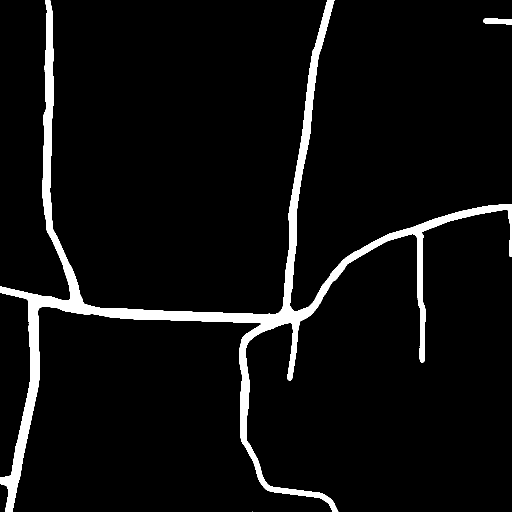
#> input picture Trabalho1/images/100712_mask.png, 1024 x 1024 px, given in place of 100712_sat.jpg, which was not available (shown at 1/2 size)
$ python main.py
#> lines starting #> are read from the running program, lines starting #| are printed output that depends on the picture; after the words box and inside, x2 and y2 are one past the last pixel; in counts of white or black regions, pixels touching at a corner belong together; pictures that were not available may be replaced by others from this repository, and a replacement may not be noted
### video.py
import cv2
import os


class VideoMaker:
    def __init__(self, title, image_path):
        self.IGNOREDFRAMES = 64
        self.title = title
        self.frame = cv2.imread(os.path.join("images", image_path))
        self.video = cv2.VideoWriter(
            f"{self.title}.mp4",
            cv2.VideoWriter_fourcc(*"mp4v"),
            64,
            (self.frame.shape[1], self.frame.shape[0]),
        )
        self.video.write(self.frame)
        self.changes_count = 0

    def change_pixel(self, x, y, color):
        self.frame[y, x] = color
        self.changes_count += 1
        if self.changes_count % self.IGNOREDFRAMES == 0:
            self.video.write(self.frame)

    def release(self):
        self.video.release()
        cv2.destroyAllWindows()

### searches.py
import os
from video import VideoMaker
import heapq
import cv2
import numpy as np
from enum import Enum


class Color(Enum):
    WHITE = (255, 255, 255)
    BLACK = (0, 0, 0)
    GREEN = (0, 255, 0)
    BLUE = (255, 0, 0)
    RED = (0, 0, 255)
    # VISITED = (247, 154, 187)
    # PATH = (104, 175, 224)
    # BLOCKED = (142, 118, 247)
    VISITED = GREEN
    PATH = BLUE
    BLOCKED = RED


def distance(a, b):
    return ((a[0] - b[0]) ** 2 + (a[1] - b[1]) ** 2) ** 0.5


DIRECTIONS = [(-1, 0), (1, 0), (0, -1), (0, 1)]  # Up, Down, Left, Right


def bfs(origin, target, image_num):
    # O vídeo usa a imagem satélite como fundo
    video_maker = VideoMaker("bfs_Visualization", image_num + "_sat.jpg")
    # A máscara é usada para determinar onde pode ou não andar
    image = cv2.imread(os.path.join("images", image_num + "_mask.png"))
    queue = [origin]
    visited_by = {origin: None}
    image[origin[1], origin[0]] = Color.VISITED.value

    while queue:
        current = queue.pop(0)
        if current == target:
            break
        for direction in DIRECTIONS:
            neighbor = (current[0] + direction[0], current[1] + direction[1])
            # Se cai fora da imagem, ignora
            if 0 <= neighbor[0] < image.shape[1] and 0 <= neighbor[1] < image.shape[0]:
                # Se é branco (caminho livre) e não foi visitado ainda
                if np.array_equal(image[neighbor[1], neighbor[0]], Color.WHITE.value):
                    queue.append(neighbor)
                    visited_by[neighbor] = current
                    image[neighbor[1], neighbor[0]] = (
                        Color.VISITED.value
                    )  # Mark as visited
                    video_maker.change_pixel(
                        neighbor[0], neighbor[1], Color.VISITED.value
                    )
                # Se é preto (bloco), marca como bloqueado em vermelhinho no vídeo
                elif np.array_equal(image[neighbor[1], neighbor[0]], Color.BLACK.value):
                    video_maker.change_pixel(
                        neighbor[0], neighbor[1], Color.BLOCKED.value
                    )

    # Reconstrói o caminho
    pathnode = target
    custo_caminho = 1
    video_maker.IGNOREDFRAMES = 16
    while pathnode != None:
        video_maker.change_pixel(pathnode[0], pathnode[1], Color.PATH.value)
        # To make the path more visible, color all neighbors too
        for direction in DIRECTIONS:
            neighbor = (pathnode[0] + direction[0], pathnode[1] + direction[1])
            if 0 <= neighbor[0] < image.shape[1] and 0 <= neighbor[1] < image.shape[0]:
                video_maker.change_pixel(neighbor[0], neighbor[1], Color.PATH.value)
        pathnode = visited_by.get(pathnode, None)
        custo_caminho += 1

    # Finaliza o vídeo
    video_maker.release()
    print("Custo do caminho BFS: ", custo_caminho)


def dfs(origin, target, image_num):
    # O vídeo usa a imagem satélite como fundo
    video_maker = VideoMaker("dfs_Visualization", image_num + "_sat.jpg")
    # A máscara é usada para determinar onde pode ou não andar
    image = cv2.imread(os.path.join("images", image_num + "_mask.png"))
    stack = [origin]
    visited_by = {origin: None}
    cost = {origin: 0}
    image[origin[1], origin[0]] = Color.VISITED.value

    while stack:
        current = stack.pop(-1)
        if current == target:
            break
        for direction in DIRECTIONS:
            neighbor = (current[0] + direction[0], current[1] + direction[1])
            # Se cai fora da imagem, ignora
            if 0 <= neighbor[0] < image.shape[1] and 0 <= neighbor[1] < image.shape[0]:
                # Se é branco (caminho livre) e não foi visitado ainda
                if np.array_equal(image[neighbor[1], neighbor[0]], Color.WHITE.value):
                    stack.append(neighbor)

                    cost[neighbor] = cost[current] + 1
                    visited_by[neighbor] = current

                    image[neighbor[1], neighbor[0]] = (
                        Color.VISITED.value
                    )  # Mark as visited
                    video_maker.change_pixel(
                        neighbor[0], neighbor[1], Color.VISITED.value
                    )
                elif np.array_equal(
                    image[neighbor[1], neighbor[0]], Color.VISITED.value
                ):
                    if cost.get(neighbor, float("inf")) > cost[current] + 1:
                        cost[neighbor] = cost[current] + 1
                        visited_by[neighbor] = current

                # Se é preto (bloco), marca como bloqueado em vermelhinho no vídeo
                elif np.array_equal(image[neighbor[1], neighbor[0]], Color.BLACK.value):
                    video_maker.change_pixel(
                        neighbor[0], neighbor[1], Color.BLOCKED.value
                    )

    # Reconstrói o caminho
    pathnode = target
    while pathnode != None:
        video_maker.change_pixel(pathnode[0], pathnode[1], Color.PATH.value)
        # To make the path more visible, color all neighbors too
        for direction in DIRECTIONS:
            neighbor = (pathnode[0] + direction[0], pathnode[1] + direction[1])
            if 0 <= neighbor[0] < image.shape[1] and 0 <= neighbor[1] < image.shape[0]:
                video_maker.change_pixel(neighbor[0], neighbor[1], Color.PATH.value)
        pathnode = visited_by.get(pathnode, None)

    # Finaliza o vídeo
    video_maker.release()


def astar(origin, target, image_num):
    # O vídeo usa a imagem satélite como fundo
    video_maker = VideoMaker("AStar_Visualization", image_num + "_sat.jpg")
    # A máscara é usada para determinar onde pode ou não andar
    image = cv2.imread(os.path.join("images", image_num + "_mask.png"))
    queue = []
    heapq.heappush(queue, (0, origin))
    visited_by = {origin: None}
    # g_score guarda o custo do caminho mais barato até um nó
    # f_score guarda o custo estimado do caminho mais barato até o alvo passando por um nó
    g_score = {origin: 0}
    f_score = {origin: distance(origin, target)}

    image[origin[1], origin[0]] = Color.VISITED.value

    while queue:
        current = heapq.heappop(queue)[1]
        if current == target:
            break
        for direction in DIRECTIONS:
            neighbor = (current[0] + direction[0], current[1] + direction[1])

            # Se cai fora da imagem, ignora
            if 0 <= neighbor[0] < image.shape[1] and 0 <= neighbor[1] < image.shape[0]:
                # Se é branco (caminho livre) e não foi visitado ainda
                if np.array_equal(image[neighbor[1], neighbor[0]], Color.WHITE.value):
                    tentative_g_score = g_score[current] + 1
                    # Se esse caminho até o vizinho é melhor, registra ele
                    if tentative_g_score < g_score.get(neighbor, float("inf")):
                        visited_by[neighbor] = current
                        g_score[neighbor] = tentative_g_score
                        f_score[neighbor] = tentative_g_score + distance(
                            neighbor, target
                        )
                        heapq.heappush(queue, (f_score[neighbor], neighbor))
                        image[neighbor[1], neighbor[0]] = (
                            Color.VISITED.value
                        )  # Mark as visited
                        video_maker.change_pixel(
                            neighbor[0], neighbor[1], Color.VISITED.value
                        )
                if np.array_equal(image[neighbor[1], neighbor[0]], Color.VISITED.value):
                    tentative_g_score = g_score[current] + 1
                    # Se esse caminho até o vizinho é melhor, registra ele
                    if tentative_g_score < g_score.get(neighbor, float("inf")):
                        visited_by[neighbor] = current
                        g_score[neighbor] = tentative_g_score
                        f_score[neighbor] = tentative_g_score + distance(
                            neighbor, target
                        )
                        heapq.heappush(queue, (f_score[neighbor], neighbor))
                elif np.array_equal(image[neighbor[1], neighbor[0]], Color.BLACK.value):
                    video_maker.change_pixel(
                        neighbor[0], neighbor[1], Color.BLOCKED.value
                    )
    # Reconstrói o caminho
    pathnode = target
    video_maker.IGNOREDFRAMES = 16
    caminho_custo = 1
    while pathnode != None:
        video_maker.change_pixel(pathnode[0], pathnode[1], Color.PATH.value)
        # To make the path more visible, color all neighbors too
        for direction in DIRECTIONS:
            neighbor = (pathnode[0] + direction[0], pathnode[1] + direction[1])
            if 0 <= neighbor[0] < image.shape[1] and 0 <= neighbor[1] < image.shape[0]:
                video_maker.change_pixel(neighbor[0], neighbor[1], Color.PATH.value)
        pathnode = visited_by.get(pathnode, None)
        caminho_custo += 1
    video_maker.release()
    print("Custo do caminho A*: ", caminho_custo)


def hill_climbing(origin, target, image_num):
    # O vídeo usa a imagem satélite como fundo
    video_maker = VideoMaker("HillClimbing_Visualization", image_num + "_sat.jpg")
    # A máscara é usada para determinar onde pode ou não andar
    image = cv2.imread(os.path.join("images", image_num + "_mask.png"))
    current = origin
    visited_by = {origin: None}
    image[origin[1], origin[0]] = Color.VISITED.value

    while current != target:
        neighbors = []
        for direction in DIRECTIONS:
            neighbor = (current[0] + direction[0], current[1] + direction[1])
            # Se cai fora da imagem, ignora
            if 0 <= neighbor[0] < image.shape[1] and 0 <= neighbor[1] < image.shape[0]:
                # Se é branco (caminho livre) e não foi visitado ainda
                if np.array_equal(image[neighbor[1], neighbor[0]], Color.WHITE.value):
                    neighbors.append(neighbor)
        if not neighbors:
            break  # Sem mais vizinhos para explorar
        # Escolhe o vizinho que está mais próximo do alvo
        next_node = min(neighbors, key=lambda n: distance(n, target))
        if distance(next_node, target) >= distance(current, target):
            raise Exception("NoPath")
            # Nenhum progresso possível
        visited_by[next_node] = current
        current = next_node
        image[current[1], current[0]] = Color.VISITED.value
        video_maker.change_pixel(current[0], current[1], Color.VISITED.value)

    # Reconstrói o caminho
    pathnode = current
    video_maker.IGNOREDFRAMES = 16  # To make the path drawing faster
    while pathnode != None:
        video_maker.change_pixel(pathnode[0], pathnode[1], Color.PATH.value)
        # To make the path more visible, color all neighbors too
        for direction in DIRECTIONS:
            neighbor = (pathnode[0] + direction[0], pathnode[1] + direction[1])
            if 0 <= neighbor[0] < image.shape[1] and 0 <= neighbor[1] < image.shape[0]:
                video_maker.change_pixel(neighbor[0], neighbor[1], Color.PATH.value)
        pathnode = visited_by.get(pathnode, None)
    video_maker.release()

### Trabalho1/main.py
import searches

def main():
    searches.bfs((94, 182), (322, 630), "100712")
#> in __init__, self.frame is the input picture: shape (1024, 1024, 3); 5.4% white; 3 white regions (1 under 20 px), largest, box (x1, y1, x2, y2) and area: (0, 0, 1024, 1024) 56315, (966, 37, 1024, 49) 592
#> in bfs, `image[origin[1], origin[0]] = Color.VISITED.value`:
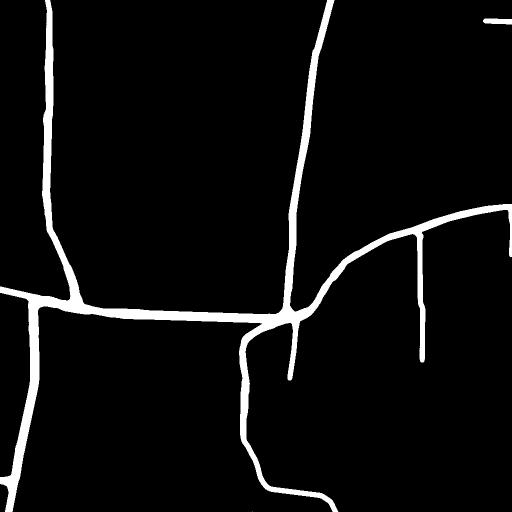
#> image: shape (1024, 1024, 3) (shown at 1/2 size); under 0.01% of pixels changed, all inside (x1, y1, x2, y2) = (94, 182, 95, 183)
#> after the loop in bfs, `while queue:`:
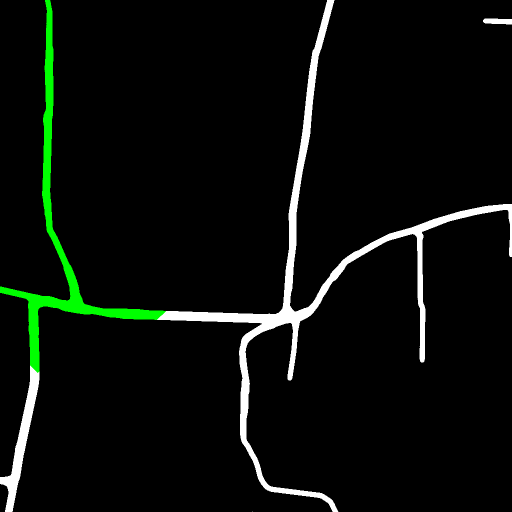
#> image: shape (1024, 1024, 3) (shown at 1/2 size); 1.71% of pixels changed, all inside (x1, y1, x2, y2) = (0, 0, 332, 746)
    searches.astar((94, 182), (322, 630), "100712")
#> after the loop in astar, `while queue:`:
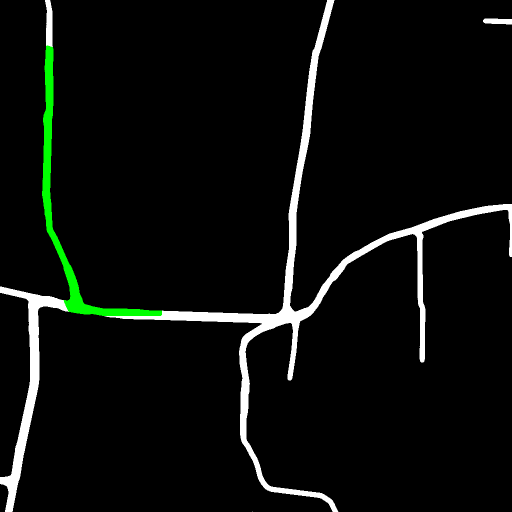
#> image: shape (1024, 1024, 3) (shown at 1/2 size); 1.07% of pixels changed, all inside (x1, y1, x2, y2) = (84, 91, 324, 632)
    searches.dfs((94, 182), (322, 630), "100712")
#> after the loop in dfs, `while stack:`:
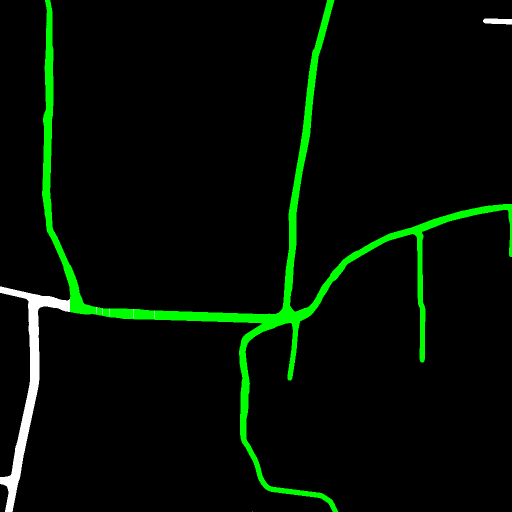
#> image: shape (1024, 1024, 3) (shown at 1/2 size); 4.35% of pixels changed, all inside (x1, y1, x2, y2) = (84, 0, 1024, 1024)
    searches.hill_climbing((94, 182), (322, 630), "100712")
#> after the loop in hill_climbing, `while current != target:`:
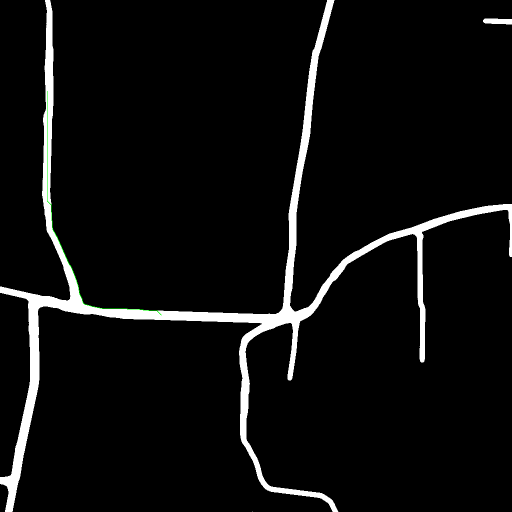
#> image: shape (1024, 1024, 3) (shown at 1/2 size); 0.06% of pixels changed, all inside (x1, y1, x2, y2) = (94, 183, 323, 631)
    try:
        # searches.hill_climbing((94, 351), (581, 408), "100712") exemplo conflito hill_climbing
        searches.hill_climbing((94, 182), (322, 630), "100712")

    except Exception as error:
        print('couldnt find a path')


if __name__ == "__main__":
    main()
